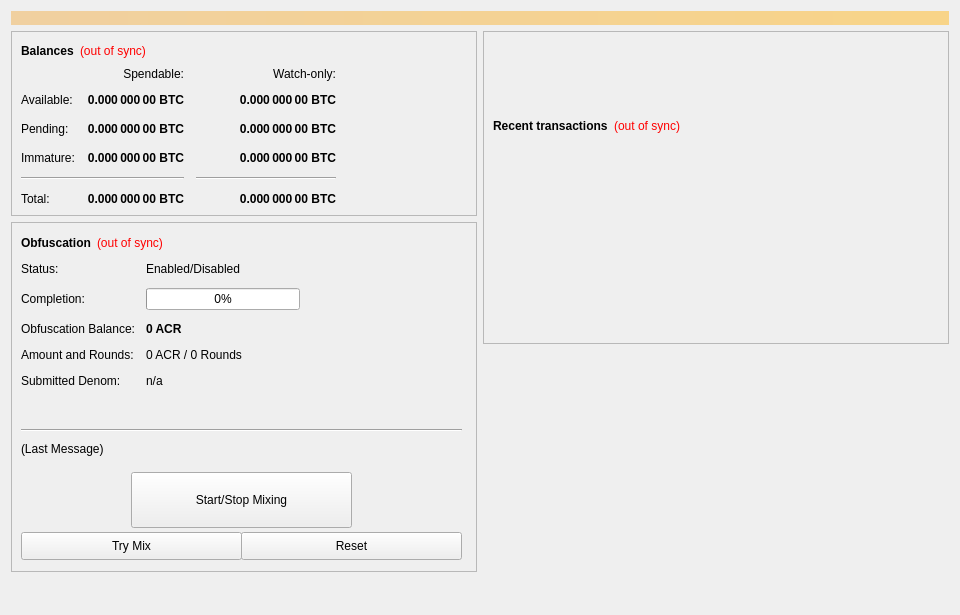
<?xml version="1.0" encoding="UTF-8"?>
<ui version="4.0">
 <class>OverviewPage</class>
 <widget class="QWidget" name="OverviewPage">
  <property name="geometry">
   <rect>
    <x>0</x>
    <y>0</y>
    <width>960</width>
    <height>615</height>
   </rect>
  </property>
  <property name="minimumSize">
   <size>
    <width>960</width>
    <height>0</height>
   </size>
  </property>
  <property name="windowTitle">
   <string>Form</string>
  </property>
  <layout class="QVBoxLayout" name="topLayout">
   <item>
    <widget class="QLabel" name="labelAlerts">
     <property name="visible">
      <bool>false</bool>
     </property>
     <property name="styleSheet">
      <string notr="true">background-color: qlineargradient(x1: 0, y1: 0, x2: 1, y2: 0, stop:0 #F0D0A0, stop:1 #F8D488); color:#000000;</string>
     </property>
     <property name="wordWrap">
      <bool>true</bool>
     </property>
     <property name="margin">
      <number>3</number>
     </property>
    </widget>
   </item>
   <item>
    <layout class="QHBoxLayout" name="horizontalLayout" stretch="1,1">
     <item>
      <layout class="QVBoxLayout" name="verticalLayout_2">
       <item>
        <widget class="QFrame" name="frame">
         <property name="frameShape">
          <enum>QFrame::StyledPanel</enum>
         </property>
         <property name="frameShadow">
          <enum>QFrame::Raised</enum>
         </property>
         <layout class="QVBoxLayout" name="verticalLayout_4">
          <item>
           <layout class="QHBoxLayout" name="horizontalLayout_4">
            <item>
             <widget class="QLabel" name="label_5">
              <property name="font">
               <font>
                <weight>75</weight>
                <bold>true</bold>
               </font>
              </property>
              <property name="text">
               <string>Balances</string>
              </property>
             </widget>
            </item>
            <item>
             <widget class="QLabel" name="labelWalletStatus">
              <property name="cursor">
               <cursorShape>WhatsThisCursor</cursorShape>
              </property>
              <property name="toolTip">
               <string>The displayed information may be out of date. Your wallet automatically synchronizes with the Acr network after a connection is established, but this process has not completed yet.</string>
              </property>
              <property name="styleSheet">
               <string notr="true">QLabel { color: red; }</string>
              </property>
              <property name="text">
               <string notr="true">(out of sync)</string>
              </property>
              <property name="alignment">
               <set>Qt::AlignLeading|Qt::AlignLeft|Qt::AlignVCenter</set>
              </property>
             </widget>
            </item>
            <item>
             <spacer name="horizontalSpacer_3">
              <property name="orientation">
               <enum>Qt::Horizontal</enum>
              </property>
              <property name="sizeHint" stdset="0">
               <size>
                <width>40</width>
                <height>20</height>
               </size>
              </property>
             </spacer>
            </item>
           </layout>
          </item>
          <item>
           <layout class="QGridLayout" name="gridLayout">
            <property name="spacing">
             <number>12</number>
            </property>
            <item row="2" column="2">
             <widget class="QLabel" name="labelWatchPending">
              <property name="font">
               <font>
                <weight>75</weight>
                <bold>true</bold>
               </font>
              </property>
              <property name="cursor">
               <cursorShape>IBeamCursor</cursorShape>
              </property>
              <property name="toolTip">
               <string>Unconfirmed transactions to watch-only addresses</string>
              </property>
              <property name="text">
               <string notr="true">0.000 000 00 BTC</string>
              </property>
              <property name="alignment">
               <set>Qt::AlignRight|Qt::AlignTrailing|Qt::AlignVCenter</set>
              </property>
              <property name="textInteractionFlags">
               <set>Qt::LinksAccessibleByMouse|Qt::TextSelectableByKeyboard|Qt::TextSelectableByMouse</set>
              </property>
             </widget>
            </item>
            <item row="2" column="1">
             <widget class="QLabel" name="labelUnconfirmed">
              <property name="font">
               <font>
                <weight>75</weight>
                <bold>true</bold>
               </font>
              </property>
              <property name="cursor">
               <cursorShape>IBeamCursor</cursorShape>
              </property>
              <property name="toolTip">
               <string>Total of transactions that have yet to be confirmed, and do not yet count toward the spendable balance</string>
              </property>
              <property name="text">
               <string notr="true">0.000 000 00 BTC</string>
              </property>
              <property name="alignment">
               <set>Qt::AlignRight|Qt::AlignTrailing|Qt::AlignVCenter</set>
              </property>
              <property name="textInteractionFlags">
               <set>Qt::LinksAccessibleByMouse|Qt::TextSelectableByKeyboard|Qt::TextSelectableByMouse</set>
              </property>
             </widget>
            </item>
            <item row="3" column="2">
             <widget class="QLabel" name="labelWatchImmature">
              <property name="font">
               <font>
                <weight>75</weight>
                <bold>true</bold>
               </font>
              </property>
              <property name="cursor">
               <cursorShape>IBeamCursor</cursorShape>
              </property>
              <property name="toolTip">
               <string>Staked or masternode rewards in watch-only addresses that has not yet matured</string>
              </property>
              <property name="text">
               <string notr="true">0.000 000 00 BTC</string>
              </property>
              <property name="alignment">
               <set>Qt::AlignRight|Qt::AlignTrailing|Qt::AlignVCenter</set>
              </property>
              <property name="textInteractionFlags">
               <set>Qt::LinksAccessibleByMouse|Qt::TextSelectableByKeyboard|Qt::TextSelectableByMouse</set>
              </property>
             </widget>
            </item>
            <item row="4" column="0" colspan="2">
             <widget class="Line" name="lineSpendableBalance">
              <property name="orientation">
               <enum>Qt::Horizontal</enum>
              </property>
             </widget>
            </item>
            <item row="4" column="2">
             <widget class="Line" name="lineWatchBalance">
              <property name="sizePolicy">
               <sizepolicy hsizetype="Preferred" vsizetype="Fixed">
                <horstretch>0</horstretch>
                <verstretch>0</verstretch>
               </sizepolicy>
              </property>
              <property name="minimumSize">
               <size>
                <width>140</width>
                <height>0</height>
               </size>
              </property>
              <property name="orientation">
               <enum>Qt::Horizontal</enum>
              </property>
             </widget>
            </item>
            <item row="5" column="0">
             <widget class="QLabel" name="labelTotalText">
              <property name="text">
               <string>Total:</string>
              </property>
             </widget>
            </item>
            <item row="3" column="1">
             <widget class="QLabel" name="labelImmature">
              <property name="font">
               <font>
                <weight>75</weight>
                <bold>true</bold>
               </font>
              </property>
              <property name="cursor">
               <cursorShape>IBeamCursor</cursorShape>
              </property>
              <property name="toolTip">
               <string>Staked or masternode rewards that has not yet matured</string>
              </property>
              <property name="text">
               <string notr="true">0.000 000 00 BTC</string>
              </property>
              <property name="alignment">
               <set>Qt::AlignRight|Qt::AlignTrailing|Qt::AlignVCenter</set>
              </property>
              <property name="textInteractionFlags">
               <set>Qt::LinksAccessibleByMouse|Qt::TextSelectableByKeyboard|Qt::TextSelectableByMouse</set>
              </property>
             </widget>
            </item>
            <item row="2" column="3">
             <spacer name="horizontalSpacer_2">
              <property name="orientation">
               <enum>Qt::Horizontal</enum>
              </property>
              <property name="sizeHint" stdset="0">
               <size>
                <width>40</width>
                <height>20</height>
               </size>
              </property>
             </spacer>
            </item>
            <item row="3" column="0">
             <widget class="QLabel" name="labelImmatureText">
              <property name="text">
               <string>Immature:</string>
              </property>
             </widget>
            </item>
            <item row="5" column="1">
             <widget class="QLabel" name="labelTotal">
              <property name="font">
               <font>
                <weight>75</weight>
                <bold>true</bold>
               </font>
              </property>
              <property name="cursor">
               <cursorShape>IBeamCursor</cursorShape>
              </property>
              <property name="toolTip">
               <string>Your current total balance</string>
              </property>
              <property name="text">
               <string notr="true">0.000 000 00 BTC</string>
              </property>
              <property name="alignment">
               <set>Qt::AlignRight|Qt::AlignTrailing|Qt::AlignVCenter</set>
              </property>
              <property name="textInteractionFlags">
               <set>Qt::LinksAccessibleByMouse|Qt::TextSelectableByKeyboard|Qt::TextSelectableByMouse</set>
              </property>
             </widget>
            </item>
            <item row="5" column="2">
             <widget class="QLabel" name="labelWatchTotal">
              <property name="font">
               <font>
                <weight>75</weight>
                <bold>true</bold>
               </font>
              </property>
              <property name="cursor">
               <cursorShape>IBeamCursor</cursorShape>
              </property>
              <property name="toolTip">
               <string>Current total balance in watch-only addresses</string>
              </property>
              <property name="text">
               <string notr="true">0.000 000 00 BTC</string>
              </property>
              <property name="alignment">
               <set>Qt::AlignRight|Qt::AlignTrailing|Qt::AlignVCenter</set>
              </property>
              <property name="textInteractionFlags">
               <set>Qt::LinksAccessibleByMouse|Qt::TextSelectableByKeyboard|Qt::TextSelectableByMouse</set>
              </property>
             </widget>
            </item>
            <item row="0" column="2">
             <widget class="QLabel" name="labelWatchonly">
              <property name="text">
               <string>Watch-only:</string>
              </property>
              <property name="alignment">
               <set>Qt::AlignRight|Qt::AlignTrailing|Qt::AlignVCenter</set>
              </property>
             </widget>
            </item>
            <item row="1" column="0">
             <widget class="QLabel" name="labelBalanceText">
              <property name="text">
               <string>Available:</string>
              </property>
             </widget>
            </item>
            <item row="1" column="1">
             <widget class="QLabel" name="labelBalance">
              <property name="font">
               <font>
                <weight>75</weight>
                <bold>true</bold>
               </font>
              </property>
              <property name="cursor">
               <cursorShape>IBeamCursor</cursorShape>
              </property>
              <property name="toolTip">
               <string>Your current spendable balance</string>
              </property>
              <property name="text">
               <string notr="true">0.000 000 00 BTC</string>
              </property>
              <property name="alignment">
               <set>Qt::AlignRight|Qt::AlignTrailing|Qt::AlignVCenter</set>
              </property>
              <property name="textInteractionFlags">
               <set>Qt::LinksAccessibleByMouse|Qt::TextSelectableByKeyboard|Qt::TextSelectableByMouse</set>
              </property>
             </widget>
            </item>
            <item row="1" column="2">
             <widget class="QLabel" name="labelWatchAvailable">
              <property name="font">
               <font>
                <weight>75</weight>
                <bold>true</bold>
               </font>
              </property>
              <property name="cursor">
               <cursorShape>IBeamCursor</cursorShape>
              </property>
              <property name="toolTip">
               <string>Your current balance in watch-only addresses</string>
              </property>
              <property name="text">
               <string notr="true">0.000 000 00 BTC</string>
              </property>
              <property name="alignment">
               <set>Qt::AlignRight|Qt::AlignTrailing|Qt::AlignVCenter</set>
              </property>
              <property name="textInteractionFlags">
               <set>Qt::LinksAccessibleByMouse|Qt::TextSelectableByKeyboard|Qt::TextSelectableByMouse</set>
              </property>
             </widget>
            </item>
            <item row="2" column="0">
             <widget class="QLabel" name="labelPendingText">
              <property name="text">
               <string>Pending:</string>
              </property>
             </widget>
            </item>
            <item row="0" column="1">
             <widget class="QLabel" name="labelSpendable">
              <property name="text">
               <string>Spendable:</string>
              </property>
              <property name="alignment">
               <set>Qt::AlignRight|Qt::AlignTrailing|Qt::AlignVCenter</set>
              </property>
             </widget>
            </item>
           </layout>
          </item>
         </layout>
        </widget>
       </item>
       <item>
        <widget class="QFrame" name="frameObfuscation">
         <property name="minimumSize">
          <size>
           <width>0</width>
           <height>350</height>
          </size>
         </property>
         <property name="layoutDirection">
          <enum>Qt::LeftToRight</enum>
         </property>
         <property name="frameShape">
          <enum>QFrame::StyledPanel</enum>
         </property>
         <property name="frameShadow">
          <enum>QFrame::Raised</enum>
         </property>
         <widget class="QWidget" name="formLayoutWidget">
          <property name="geometry">
           <rect>
            <x>10</x>
            <y>40</y>
            <width>451</width>
            <height>161</height>
           </rect>
          </property>
          <layout class="QFormLayout" name="formLayout">
           <property name="fieldGrowthPolicy">
            <enum>QFormLayout::AllNonFixedFieldsGrow</enum>
           </property>
           <property name="horizontalSpacing">
            <number>11</number>
           </property>
           <property name="verticalSpacing">
            <number>12</number>
           </property>
           <item row="0" column="0">
            <widget class="QLabel" name="label_6">
             <property name="text">
              <string>Status:</string>
             </property>
            </widget>
           </item>
           <item row="1" column="0">
            <widget class="QLabel" name="label_7">
             <property name="text">
              <string>Completion:</string>
             </property>
            </widget>
           </item>
           <item row="1" column="1">
            <widget class="QProgressBar" name="obfuscationProgress">
             <property name="maximumSize">
              <size>
               <width>154</width>
               <height>16777215</height>
              </size>
             </property>
             <property name="value">
              <number>0</number>
             </property>
            </widget>
           </item>
           <item row="2" column="0">
            <widget class="QLabel" name="labelAnonymizedText">
             <property name="text">
              <string>Obfuscation Balance:</string>
             </property>
            </widget>
           </item>
           <item row="2" column="1">
            <widget class="QLabel" name="labelAnonymized">
             <property name="font">
              <font>
               <weight>75</weight>
               <bold>true</bold>
              </font>
             </property>
             <property name="text">
              <string notr="true">0 ACR</string>
             </property>
            </widget>
           </item>
           <item row="3" column="0">
            <widget class="QLabel" name="label_8">
             <property name="text">
              <string>Amount and Rounds:</string>
             </property>
            </widget>
           </item>
           <item row="3" column="1">
            <widget class="QLabel" name="labelAmountRounds">
             <property name="text">
              <string>0 ACR / 0 Rounds</string>
             </property>
            </widget>
           </item>
           <item row="4" column="0">
            <widget class="QLabel" name="label_9">
             <property name="text">
              <string>Submitted Denom:</string>
             </property>
            </widget>
           </item>
           <item row="4" column="1">
            <widget class="QLabel" name="labelSubmittedDenom">
             <property name="toolTip">
              <string>The denominations you submitted to the Masternode.&lt;br&gt;To mix, other users must submit the exact same denominations.</string>
             </property>
             <property name="text">
              <string>n/a</string>
             </property>
            </widget>
           </item>
           <item row="0" column="1">
            <widget class="QLabel" name="obfuscationEnabled">
             <property name="text">
              <string>Enabled/Disabled</string>
             </property>
            </widget>
           </item>
          </layout>
         </widget>
         <widget class="QPushButton" name="runAutoDenom">
          <property name="geometry">
           <rect>
            <x>251</x>
            <y>17</y>
            <width>1</width>
            <height>1</height>
           </rect>
          </property>
          <property name="palette">
           <palette>
            <active>
             <colorrole role="WindowText">
              <brush brushstyle="SolidPattern">
               <color alpha="255">
                <red>0</red>
                <green>0</green>
                <blue>0</blue>
               </color>
              </brush>
             </colorrole>
             <colorrole role="Button">
              <brush brushstyle="SolidPattern">
               <color alpha="255">
                <red>239</red>
                <green>238</green>
                <blue>238</blue>
               </color>
              </brush>
             </colorrole>
             <colorrole role="Light">
              <brush brushstyle="SolidPattern">
               <color alpha="255">
                <red>255</red>
                <green>255</green>
                <blue>255</blue>
               </color>
              </brush>
             </colorrole>
             <colorrole role="Midlight">
              <brush brushstyle="SolidPattern">
               <color alpha="255">
                <red>247</red>
                <green>246</green>
                <blue>246</blue>
               </color>
              </brush>
             </colorrole>
             <colorrole role="Dark">
              <brush brushstyle="SolidPattern">
               <color alpha="255">
                <red>119</red>
                <green>119</green>
                <blue>119</blue>
               </color>
              </brush>
             </colorrole>
             <colorrole role="Mid">
              <brush brushstyle="SolidPattern">
               <color alpha="255">
                <red>159</red>
                <green>159</green>
                <blue>159</blue>
               </color>
              </brush>
             </colorrole>
             <colorrole role="Text">
              <brush brushstyle="SolidPattern">
               <color alpha="255">
                <red>0</red>
                <green>0</green>
                <blue>0</blue>
               </color>
              </brush>
             </colorrole>
             <colorrole role="BrightText">
              <brush brushstyle="SolidPattern">
               <color alpha="255">
                <red>255</red>
                <green>255</green>
                <blue>255</blue>
               </color>
              </brush>
             </colorrole>
             <colorrole role="ButtonText">
              <brush brushstyle="SolidPattern">
               <color alpha="255">
                <red>0</red>
                <green>0</green>
                <blue>0</blue>
               </color>
              </brush>
             </colorrole>
             <colorrole role="Base">
              <brush brushstyle="SolidPattern">
               <color alpha="255">
                <red>255</red>
                <green>255</green>
                <blue>255</blue>
               </color>
              </brush>
             </colorrole>
             <colorrole role="Window">
              <brush brushstyle="SolidPattern">
               <color alpha="255">
                <red>239</red>
                <green>238</green>
                <blue>238</blue>
               </color>
              </brush>
             </colorrole>
             <colorrole role="Shadow">
              <brush brushstyle="SolidPattern">
               <color alpha="255">
                <red>0</red>
                <green>0</green>
                <blue>0</blue>
               </color>
              </brush>
             </colorrole>
             <colorrole role="AlternateBase">
              <brush brushstyle="SolidPattern">
               <color alpha="255">
                <red>247</red>
                <green>246</green>
                <blue>246</blue>
               </color>
              </brush>
             </colorrole>
             <colorrole role="ToolTipBase">
              <brush brushstyle="SolidPattern">
               <color alpha="255">
                <red>255</red>
                <green>255</green>
                <blue>220</blue>
               </color>
              </brush>
             </colorrole>
             <colorrole role="ToolTipText">
              <brush brushstyle="SolidPattern">
               <color alpha="255">
                <red>0</red>
                <green>0</green>
                <blue>0</blue>
               </color>
              </brush>
             </colorrole>
            </active>
            <inactive>
             <colorrole role="WindowText">
              <brush brushstyle="SolidPattern">
               <color alpha="255">
                <red>0</red>
                <green>0</green>
                <blue>0</blue>
               </color>
              </brush>
             </colorrole>
             <colorrole role="Button">
              <brush brushstyle="SolidPattern">
               <color alpha="255">
                <red>239</red>
                <green>238</green>
                <blue>238</blue>
               </color>
              </brush>
             </colorrole>
             <colorrole role="Light">
              <brush brushstyle="SolidPattern">
               <color alpha="255">
                <red>255</red>
                <green>255</green>
                <blue>255</blue>
               </color>
              </brush>
             </colorrole>
             <colorrole role="Midlight">
              <brush brushstyle="SolidPattern">
               <color alpha="255">
                <red>247</red>
                <green>246</green>
                <blue>246</blue>
               </color>
              </brush>
             </colorrole>
             <colorrole role="Dark">
              <brush brushstyle="SolidPattern">
               <color alpha="255">
                <red>119</red>
                <green>119</green>
                <blue>119</blue>
               </color>
              </brush>
             </colorrole>
             <colorrole role="Mid">
              <brush brushstyle="SolidPattern">
               <color alpha="255">
                <red>159</red>
                <green>159</green>
                <blue>159</blue>
               </color>
              </brush>
             </colorrole>
             <colorrole role="Text">
              <brush brushstyle="SolidPattern">
               <color alpha="255">
                <red>0</red>
                <green>0</green>
                <blue>0</blue>
               </color>
              </brush>
             </colorrole>
             <colorrole role="BrightText">
              <brush brushstyle="SolidPattern">
               <color alpha="255">
                <red>255</red>
                <green>255</green>
                <blue>255</blue>
               </color>
              </brush>
             </colorrole>
             <colorrole role="ButtonText">
              <brush brushstyle="SolidPattern">
               <color alpha="255">
                <red>0</red>
                <green>0</green>
                <blue>0</blue>
               </color>
              </brush>
             </colorrole>
             <colorrole role="Base">
              <brush brushstyle="SolidPattern">
               <color alpha="255">
                <red>255</red>
                <green>255</green>
                <blue>255</blue>
               </color>
              </brush>
             </colorrole>
             <colorrole role="Window">
              <brush brushstyle="SolidPattern">
               <color alpha="255">
                <red>239</red>
                <green>238</green>
                <blue>238</blue>
               </color>
              </brush>
             </colorrole>
             <colorrole role="Shadow">
              <brush brushstyle="SolidPattern">
               <color alpha="255">
                <red>0</red>
                <green>0</green>
                <blue>0</blue>
               </color>
              </brush>
             </colorrole>
             <colorrole role="AlternateBase">
              <brush brushstyle="SolidPattern">
               <color alpha="255">
                <red>247</red>
                <green>246</green>
                <blue>246</blue>
               </color>
              </brush>
             </colorrole>
             <colorrole role="ToolTipBase">
              <brush brushstyle="SolidPattern">
               <color alpha="255">
                <red>255</red>
                <green>255</green>
                <blue>220</blue>
               </color>
              </brush>
             </colorrole>
             <colorrole role="ToolTipText">
              <brush brushstyle="SolidPattern">
               <color alpha="255">
                <red>0</red>
                <green>0</green>
                <blue>0</blue>
               </color>
              </brush>
             </colorrole>
            </inactive>
            <disabled>
             <colorrole role="WindowText">
              <brush brushstyle="SolidPattern">
               <color alpha="255">
                <red>119</red>
                <green>119</green>
                <blue>119</blue>
               </color>
              </brush>
             </colorrole>
             <colorrole role="Button">
              <brush brushstyle="SolidPattern">
               <color alpha="255">
                <red>239</red>
                <green>238</green>
                <blue>238</blue>
               </color>
              </brush>
             </colorrole>
             <colorrole role="Light">
              <brush brushstyle="SolidPattern">
               <color alpha="255">
                <red>255</red>
                <green>255</green>
                <blue>255</blue>
               </color>
              </brush>
             </colorrole>
             <colorrole role="Midlight">
              <brush brushstyle="SolidPattern">
               <color alpha="255">
                <red>247</red>
                <green>246</green>
                <blue>246</blue>
               </color>
              </brush>
             </colorrole>
             <colorrole role="Dark">
              <brush brushstyle="SolidPattern">
               <color alpha="255">
                <red>119</red>
                <green>119</green>
                <blue>119</blue>
               </color>
              </brush>
             </colorrole>
             <colorrole role="Mid">
              <brush brushstyle="SolidPattern">
               <color alpha="255">
                <red>159</red>
                <green>159</green>
                <blue>159</blue>
               </color>
              </brush>
             </colorrole>
             <colorrole role="Text">
              <brush brushstyle="SolidPattern">
               <color alpha="255">
                <red>119</red>
                <green>119</green>
                <blue>119</blue>
               </color>
              </brush>
             </colorrole>
             <colorrole role="BrightText">
              <brush brushstyle="SolidPattern">
               <color alpha="255">
                <red>255</red>
                <green>255</green>
                <blue>255</blue>
               </color>
              </brush>
             </colorrole>
             <colorrole role="ButtonText">
              <brush brushstyle="SolidPattern">
               <color alpha="255">
                <red>119</red>
                <green>119</green>
                <blue>119</blue>
               </color>
              </brush>
             </colorrole>
             <colorrole role="Base">
              <brush brushstyle="SolidPattern">
               <color alpha="255">
                <red>239</red>
                <green>238</green>
                <blue>238</blue>
               </color>
              </brush>
             </colorrole>
             <colorrole role="Window">
              <brush brushstyle="SolidPattern">
               <color alpha="255">
                <red>239</red>
                <green>238</green>
                <blue>238</blue>
               </color>
              </brush>
             </colorrole>
             <colorrole role="Shadow">
              <brush brushstyle="SolidPattern">
               <color alpha="255">
                <red>0</red>
                <green>0</green>
                <blue>0</blue>
               </color>
              </brush>
             </colorrole>
             <colorrole role="AlternateBase">
              <brush brushstyle="SolidPattern">
               <color alpha="255">
                <red>239</red>
                <green>238</green>
                <blue>238</blue>
               </color>
              </brush>
             </colorrole>
             <colorrole role="ToolTipBase">
              <brush brushstyle="SolidPattern">
               <color alpha="255">
                <red>255</red>
                <green>255</green>
                <blue>220</blue>
               </color>
              </brush>
             </colorrole>
             <colorrole role="ToolTipText">
              <brush brushstyle="SolidPattern">
               <color alpha="255">
                <red>0</red>
                <green>0</green>
                <blue>0</blue>
               </color>
              </brush>
             </colorrole>
            </disabled>
           </palette>
          </property>
          <property name="focusPolicy">
           <enum>Qt::NoFocus</enum>
          </property>
          <property name="autoFillBackground">
           <bool>true</bool>
          </property>
          <property name="text">
           <string/>
          </property>
          <property name="flat">
           <bool>true</bool>
          </property>
         </widget>
         <widget class="QPushButton" name="toggleObfuscation">
          <property name="geometry">
           <rect>
            <x>120</x>
            <y>250</y>
            <width>221</width>
            <height>56</height>
           </rect>
          </property>
          <property name="sizePolicy">
           <sizepolicy hsizetype="MinimumExpanding" vsizetype="Fixed">
            <horstretch>0</horstretch>
            <verstretch>0</verstretch>
           </sizepolicy>
          </property>
          <property name="text">
           <string>Start/Stop Mixing</string>
          </property>
         </widget>
         <widget class="Line" name="lineLastMessage">
          <property name="geometry">
           <rect>
            <x>10</x>
            <y>200</y>
            <width>441</width>
            <height>16</height>
           </rect>
          </property>
          <property name="orientation">
           <enum>Qt::Horizontal</enum>
          </property>
         </widget>
         <widget class="QLabel" name="obfuscationStatus">
          <property name="geometry">
           <rect>
            <x>10</x>
            <y>220</y>
            <width>451</width>
            <height>61</height>
           </rect>
          </property>
          <property name="minimumSize">
           <size>
            <width>288</width>
            <height>43</height>
           </size>
          </property>
          <property name="text">
           <string>(Last Message)</string>
          </property>
          <property name="alignment">
           <set>Qt::AlignLeading|Qt::AlignLeft|Qt::AlignTop</set>
          </property>
          <property name="wordWrap">
           <bool>true</bool>
          </property>
         </widget>
         <widget class="QPushButton" name="obfuscationAuto">
          <property name="geometry">
           <rect>
            <x>10</x>
            <y>310</y>
            <width>221</width>
            <height>28</height>
           </rect>
          </property>
          <property name="sizePolicy">
           <sizepolicy hsizetype="MinimumExpanding" vsizetype="Fixed">
            <horstretch>0</horstretch>
            <verstretch>0</verstretch>
           </sizepolicy>
          </property>
          <property name="toolTip">
           <string>Try to manually submit a Obfuscation request.</string>
          </property>
          <property name="text">
           <string>Try Mix</string>
          </property>
         </widget>
         <widget class="QPushButton" name="obfuscationReset">
          <property name="geometry">
           <rect>
            <x>230</x>
            <y>310</y>
            <width>221</width>
            <height>28</height>
           </rect>
          </property>
          <property name="sizePolicy">
           <sizepolicy hsizetype="MinimumExpanding" vsizetype="Fixed">
            <horstretch>0</horstretch>
            <verstretch>0</verstretch>
           </sizepolicy>
          </property>
          <property name="toolTip">
           <string>Reset the current status of Obfuscation (can interrupt Obfuscation if it's in the process of Mixing, which can cost you money!)</string>
          </property>
          <property name="autoFillBackground">
           <bool>false</bool>
          </property>
          <property name="text">
           <string>Reset</string>
          </property>
         </widget>
         <widget class="QWidget" name="layoutWidget">
          <property name="geometry">
           <rect>
            <x>10</x>
            <y>10</y>
            <width>431</width>
            <height>22</height>
           </rect>
          </property>
          <layout class="QHBoxLayout" name="horizontalLayout_5">
           <item>
            <widget class="QLabel" name="label_2">
             <property name="font">
              <font>
               <weight>75</weight>
               <bold>true</bold>
              </font>
             </property>
             <property name="text">
              <string>Obfuscation</string>
             </property>
            </widget>
           </item>
           <item>
            <widget class="QLabel" name="labelObfuscationSyncStatus">
             <property name="toolTip">
              <string>The displayed information may be out of date. Your wallet automatically synchronizes with the Acr network after a connection is established, but this process has not completed yet.</string>
             </property>
             <property name="styleSheet">
              <string notr="true">QLabel { color: red; }</string>
             </property>
             <property name="text">
              <string notr="true">(out of sync)</string>
             </property>
             <property name="alignment">
              <set>Qt::AlignLeading|Qt::AlignLeft|Qt::AlignVCenter</set>
             </property>
            </widget>
           </item>
           <item>
            <spacer name="horizontalSpacer_4">
             <property name="orientation">
              <enum>Qt::Horizontal</enum>
             </property>
             <property name="sizeHint" stdset="0">
              <size>
               <width>40</width>
               <height>20</height>
              </size>
             </property>
            </spacer>
           </item>
          </layout>
         </widget>
        </widget>
       </item>
       <item>
        <spacer name="verticalSpacer">
         <property name="orientation">
          <enum>Qt::Vertical</enum>
         </property>
         <property name="sizeHint" stdset="0">
          <size>
           <width>20</width>
           <height>40</height>
          </size>
         </property>
        </spacer>
       </item>
      </layout>
     </item>
     <item>
      <layout class="QVBoxLayout" name="verticalLayout_3">
       <item>
        <widget class="QFrame" name="frame_2">
         <property name="frameShape">
          <enum>QFrame::StyledPanel</enum>
         </property>
         <property name="frameShadow">
          <enum>QFrame::Raised</enum>
         </property>
         <layout class="QVBoxLayout" name="verticalLayout">
          <item>
           <spacer name="verticalSpacer_3">
            <property name="orientation">
             <enum>Qt::Vertical</enum>
            </property>
            <property name="sizeType">
             <enum>QSizePolicy::Fixed</enum>
            </property>
            <property name="sizeHint" stdset="0">
             <size>
              <width>20</width>
              <height>75</height>
             </size>
            </property>
           </spacer>
          </item>
          <item>
           <layout class="QHBoxLayout" name="horizontalLayout_2">
            <item>
             <widget class="QLabel" name="label_4">
              <property name="font">
               <font>
                <weight>75</weight>
                <bold>true</bold>
               </font>
              </property>
              <property name="text">
               <string>Recent transactions</string>
              </property>
             </widget>
            </item>
            <item>
             <widget class="QLabel" name="labelTransactionsStatus">
              <property name="cursor">
               <cursorShape>WhatsThisCursor</cursorShape>
              </property>
              <property name="toolTip">
               <string>The displayed information may be out of date. Your wallet automatically synchronizes with the Acr network after a connection is established, but this process has not completed yet.</string>
              </property>
              <property name="styleSheet">
               <string notr="true">QLabel { color: red; }</string>
              </property>
              <property name="text">
               <string notr="true">(out of sync)</string>
              </property>
              <property name="alignment">
               <set>Qt::AlignRight|Qt::AlignTrailing|Qt::AlignVCenter</set>
              </property>
             </widget>
            </item>
            <item>
             <spacer name="horizontalSpacer">
              <property name="orientation">
               <enum>Qt::Horizontal</enum>
              </property>
              <property name="sizeHint" stdset="0">
               <size>
                <width>40</width>
                <height>20</height>
               </size>
              </property>
             </spacer>
            </item>
           </layout>
          </item>
          <item>
           <widget class="QListView" name="listTransactions">
            <property name="styleSheet">
             <string notr="true">QListView { background: transparent; }</string>
            </property>
            <property name="frameShape">
             <enum>QFrame::NoFrame</enum>
            </property>
            <property name="verticalScrollBarPolicy">
             <enum>Qt::ScrollBarAlwaysOff</enum>
            </property>
            <property name="horizontalScrollBarPolicy">
             <enum>Qt::ScrollBarAlwaysOff</enum>
            </property>
            <property name="selectionMode">
             <enum>QAbstractItemView::NoSelection</enum>
            </property>
           </widget>
          </item>
         </layout>
        </widget>
       </item>
       <item>
        <spacer name="verticalSpacer_2">
         <property name="orientation">
          <enum>Qt::Vertical</enum>
         </property>
         <property name="sizeType">
          <enum>QSizePolicy::Expanding</enum>
         </property>
         <property name="sizeHint" stdset="0">
          <size>
           <width>20</width>
           <height>40</height>
          </size>
         </property>
        </spacer>
       </item>
      </layout>
     </item>
    </layout>
   </item>
  </layout>
 </widget>
 <resources/>
 <connections/>
</ui>
